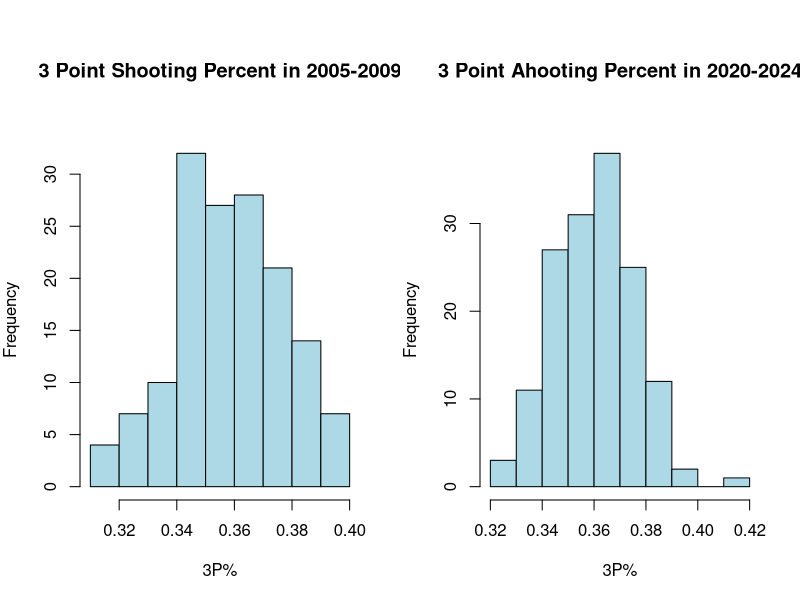
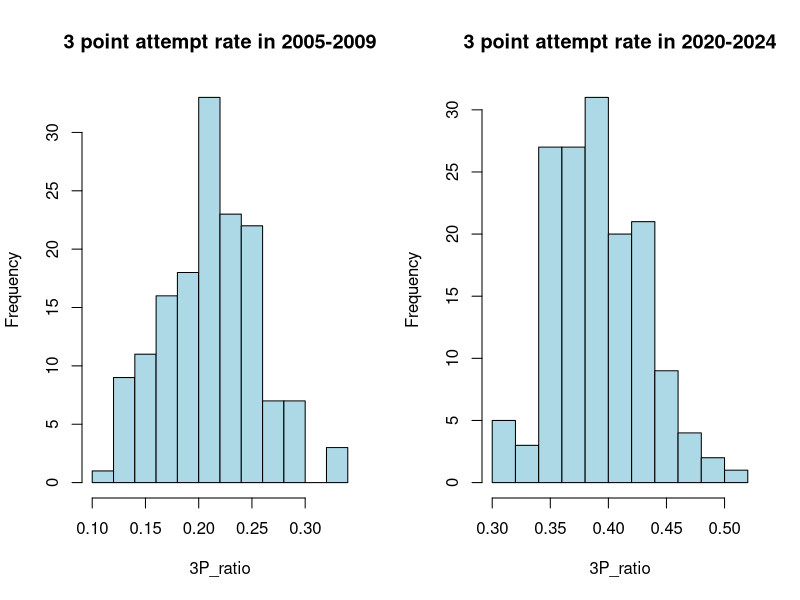

Source code (R) for these figures, in order:
## ---- chunk 1
example_data = read.csv("data/example_data_2003-04.csv", header = TRUE, stringsAsFactors = FALSE)
mydf_2005_2009 <- read.csv("data/5y/2005-2009_NBA_data.csv", header = TRUE, stringsAsFactors = FALSE)
mydf_2010_2014 <- read.csv("data/5y/2010-2014_NBA_data.csv", header = TRUE, stringsAsFactors = FALSE)
mydf_2015_2019 <- read.csv("data/5y/2015-2019_NBA_data.csv", header = TRUE, stringsAsFactors = FALSE)
mydf_2020_2024 <- read.csv("data/5y/2020-2024_NBA_data.csv", header = TRUE, stringsAsFactors = FALSE)
## ---- chunk 2
head(mydf_2005_2009)
## ---- chunk 3
jpeg("img/3P shooting percent.jpg", width = 3000, height = 1500, res = 300)
par(mfrow = c(1, 2), mar = c(5, 4, 7, 2))

hist(mydf_2005_2009$X3P.,
     main = "3 Point Shooting Percent in 2005-2009",
     xlab = "3P%",
     ylab = "Frequency",
     col = "lightblue",
     border = "black")

hist(mydf_2020_2024$X3P.,
     main = "3 Point Ahooting Percent in 2020-2024",
     xlab = "3P%",
     ylab = "Frequency",
     col = "lightblue",
     border = "black")

dev.off()
## ---- chunk 4
jpeg("img/3 point attempt rate.jpg", width = 3000, height = 1500, res = 300)
par(mfrow = c(1, 2))

hist(mydf_2005_2009$X3P_ratio,
     main = "3 point attempt rate in 2005-2009",
     xlab = "3P_ratio",
     ylab = "Frequency",
     col = "lightblue",
     border = "black")

hist(mydf_2020_2024$X3P_ratio,
     main = "3 point attempt rate in 2020-2024",
     xlab = "3P_ratio",
     ylab = "Frequency",
     col = "lightblue",
     border = "black")

dev.off()
## ---- chunk 5
model_2005_2009 <- lm(WinRate ~ X3P. + X2P. + X3P_ratio + X2P_ratio, data = mydf_2005_2009)
summary(model_2005_2009)
## ---- chunk 6
model_2020_2024 <- lm(WinRate ~ X3P. + X2P. + X3P_ratio + X2P_ratio, data = mydf_2020_2024)
summary(model_2020_2024)
## ---- chunk 7
A = as.matrix(c(3.22,4.2,1.6,1.49))

res = A %*% t(A)

diag(res) = 0
sum(res)/2
